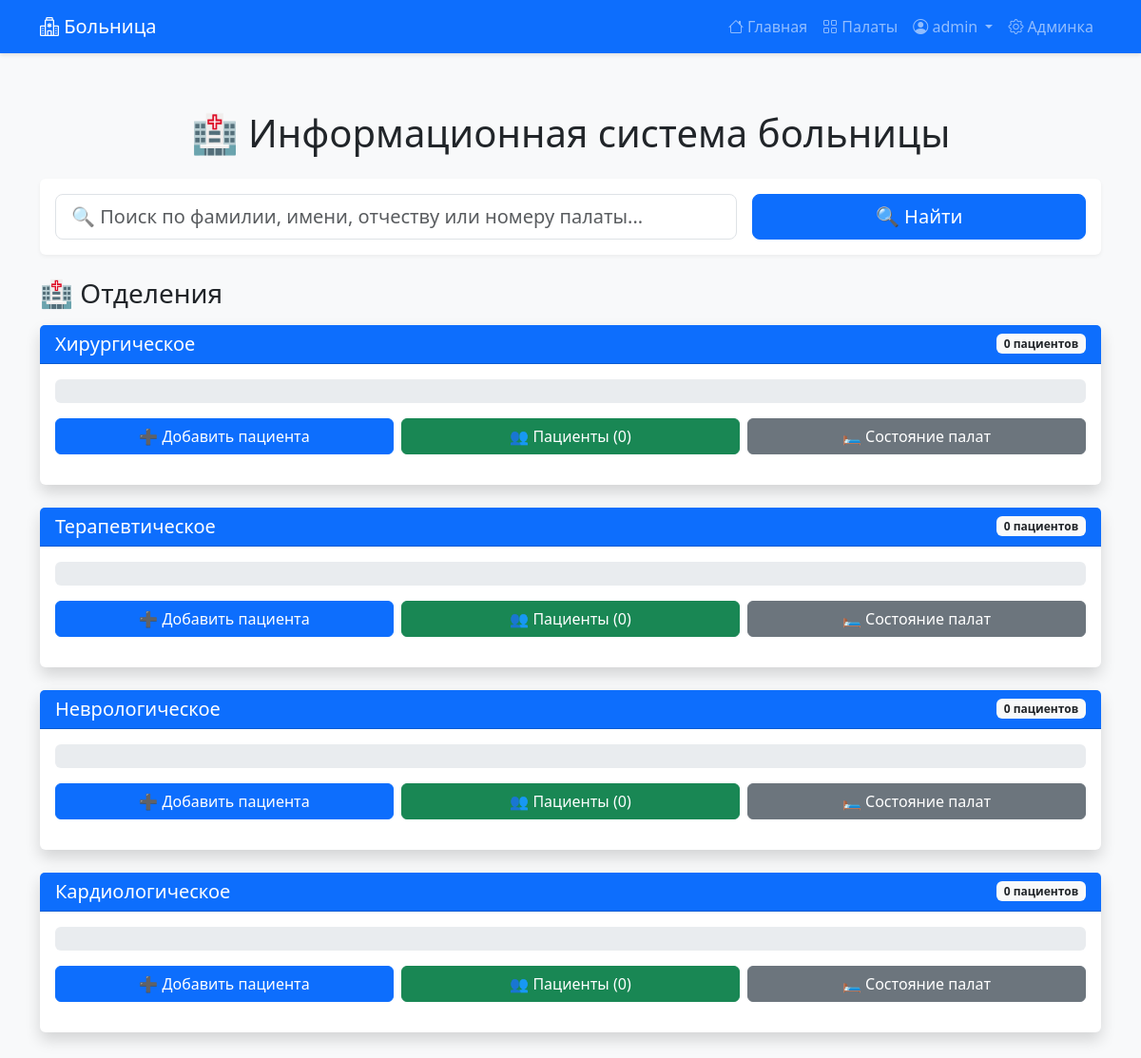
The app's page / (signed in) with its own data.
### hospital/models.py (models this page shows, shortened)
class Department(models.Model):
    name = models.CharField(max_length=100, verbose_name="Название отделения")
    class Meta:
        verbose_name = "Отделение"
        verbose_name_plural = "Отделения"

### hospital/views.py (the view)
# urls.py: path('', views.index, name='index'),
def index(request):
    create_hospital_structure()
    search_query = request.GET.get('search', '').strip()
    departments = Department.objects.all().prefetch_related('room_set', 'room_set__patient_set')
    total_rooms = Room.objects.count()
    total_capacity = Room.objects.aggregate(total=Sum('capacity'))['total'] or 0
    total_patients = Patient.objects.count()
    hospital_fill = int((total_patients / total_capacity) * 100) if total_capacity > 0 else 0
    found_patients = []
    for dep in departments:
        rooms_in_dep = Room.objects.filter(department=dep)
        dep.total_capacity = sum(r.capacity for r in rooms_in_dep)
        if search_query:
            dep_patients = Patient.objects.filter(
                room__department=dep
            ).filter(
                Q(last_name__icontains=search_query) |
                Q(first_name__icontains=search_query) |
                Q(middle_name__icontains=search_query) |
                Q(room__number__icontains=search_query)
            ).select_related('room')
            for patient in dep_patients:
                found_patients.append({
                    'patient': patient,
                    'department': dep,
                })
        else:
            dep_patients = Patient.objects.filter(room__department=dep).select_related('room')
        dep.patient_count = dep_patients.count()
        dep.fill_percent = int((dep.patient_count / dep.total_capacity) * 100) if dep.total_capacity > 0 else 0
        dep.patients = dep_patients
    context = {
        "departments": departments,
        "hospital_fill": hospital_fill,
        "total_patients": total_patients,
        "total_capacity": total_capacity,
        "search_query": search_query,
        "found_patients": found_patients,
    }
    return render(request, "index.html", context)

### hospital/views.py (called while the page is built, shortened)
def create_hospital_structure():
    if Department.objects.exists():
        return

### hospital/templates/index.html (shortened to what this page needs)
{% extends 'base.html' %}
{% block content %}
<div class="container mt-4">
    <h1 class="text-center mb-4">🏥 Информационная система больницы</h1>
    <div class="card mb-4">
        <div class="card-body">
            <form method="GET" action="{% url 'index' %}" class="row g-3">
                <div class="col-md-8">
                    <input type="text" name="search" class="form-control form-control-lg"
                           placeholder="🔍 Поиск по фамилии, имени, отчеству или номеру палаты..."
                           value="{{ search_query|default:'' }}">
                </div>
                <div class="col-md-4">
                    <button type="submit" class="btn btn-primary btn-lg w-100">🔍 Найти</button>
                </div>
            </form>
        </div>
    </div>
    {% if not search_query %}
    <h3 class="mb-3">🏥 Отделения</h3>
    <div class="row">
        {% for dep in departments %}
        <div class="col-12 mb-4">
            <div class="card shadow">
                <div class="card-header bg-primary text-white d-flex justify-content-between align-items-center">
                    <h5 class="mb-0">{{ dep.name }}</h5>
                    <span class="badge bg-light text-dark">{{ dep.patient_count }} пациентов</span>
                </div>
                <div class="card-body">
                    <div class="progress mb-3" style="height: 25px;">
                    </div>
                    <div class="row g-2 mb-3">
                        <div class="col-md-4">
                            <a href="{% url 'add_patient' %}?department={{ dep.id }}" class="btn btn-primary w-100">
                                ➕ Добавить пациента
                            </a>
                        </div>
                        <div class="col-md-4">
                            <button type="button" class="btn btn-success w-100"
                                    data-bs-toggle="modal"
                                    data-bs-target="#patientsModal{{ dep.id }}">
                                👥 Пациенты ({{ dep.patient_count }})
                            </button>
                        </div>
                        <div class="col-md-4">
                            <a href="{% url 'room_status' %}?department={{ dep.id }}" class="btn btn-secondary w-100">
                                🛏️ Состояние палат
                            </a>
                        </div>
                    </div>
                </div>
            </div>
        </div>
        {% endfor %}
    </div>
    {% endif %}
</div>
{% endblock %}

### hospital/templates/base.html (shortened to what this page needs)
{% load static %}
<!DOCTYPE html>
<html lang="ru">
<head>
    <link href="https://cdn.jsdelivr.net/npm/bootstrap@5.3.0/dist/css/bootstrap.min.css" rel="stylesheet">
    <link href="https://cdn.jsdelivr.net/npm/bootstrap-icons@1.10.0/font/bootstrap-icons.css" rel="stylesheet">
</head>
<body>
    <nav class="navbar navbar-expand-lg navbar-dark bg-primary">
        <div class="container">
            <a class="navbar-brand" href="{% url 'index' %}">
                <i class="bi bi-hospital"></i> Больница
            </a>
            <div class="collapse navbar-collapse" id="navbarNav">
                <ul class="navbar-nav ms-auto">
                    <li class="nav-item">
                        <a class="nav-link" href="{% url 'index' %}">
                            <i class="bi bi-house"></i> Главная
                        </a>
                    </li>
                    <li class="nav-item">
                        <a class="nav-link" href="{% url 'room_status' %}">
                            <i class="bi bi-grid"></i> Палаты
                        </a>
                    </li>
                    {% if user.is_authenticated %}
                    <li class="nav-item dropdown">
                        <a class="nav-link dropdown-toggle" href="#" id="navbarDropdown" role="button" data-bs-toggle="dropdown">
                            <i class="bi bi-person-circle"></i> {{ user.username }}
                        </a>
                    </li>
                    {% endif %}
                    <li class="nav-item">
                        <a class="nav-link" href="/admin/" target="_blank">
                            <i class="bi bi-gear"></i> Админка
                        </a>
                    </li>
                </ul>
            </div>
        </div>
    </nav>
    <main class="container main-content">
        {% block content %}
        {% endblock %}
    </main>
</body>
</html>

### hospital/templates/base.html (style rules this page uses)
body { background-color: #f8f9fa; min-height: 100vh; display: flex; flex-direction: column; }
.navbar { box-shadow: 0 2px 4px rgba(0,0,0,0.1); }
.main-content { flex: 1; padding: 20px 0; }
.card { box-shadow: 0 2px 4px rgba(0,0,0,0.05); border: none; }
.btn-primary { background-color: #0d6efd; border-color: #0d6efd; }

### records on screen
Department: name "Хирургическое", patient_count "0"
Department: name "Терапевтическое", patient_count "0"
Department: name "Неврологическое", patient_count "0"
Department: name "Кардиологическое", patient_count "0"

### other values on screen
{{ user.username }} "admin"
